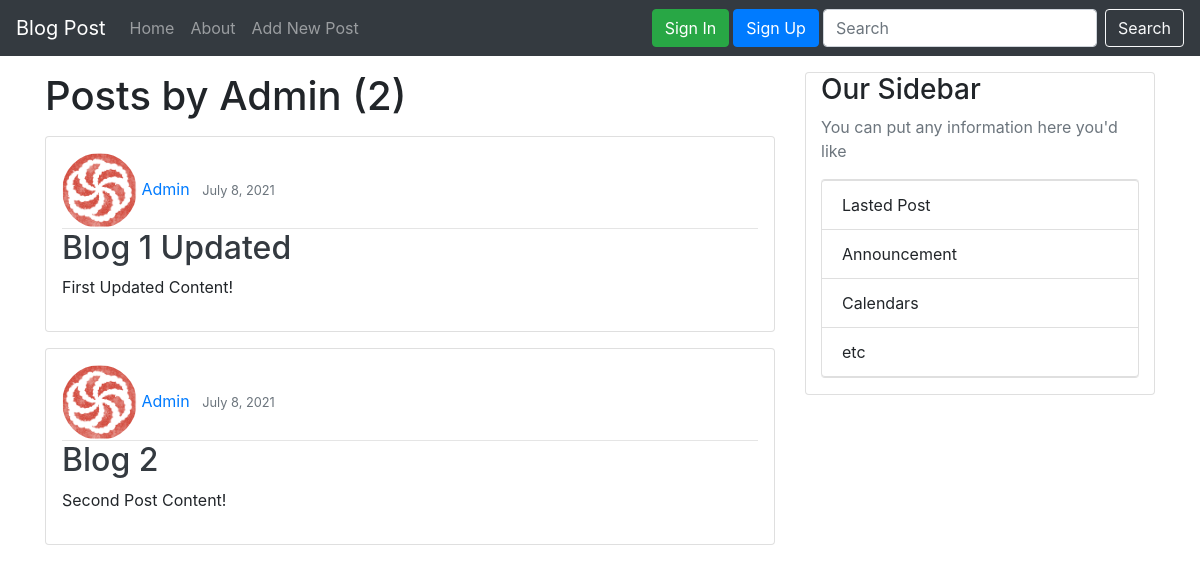
Before: /user/Admin with the older database file.
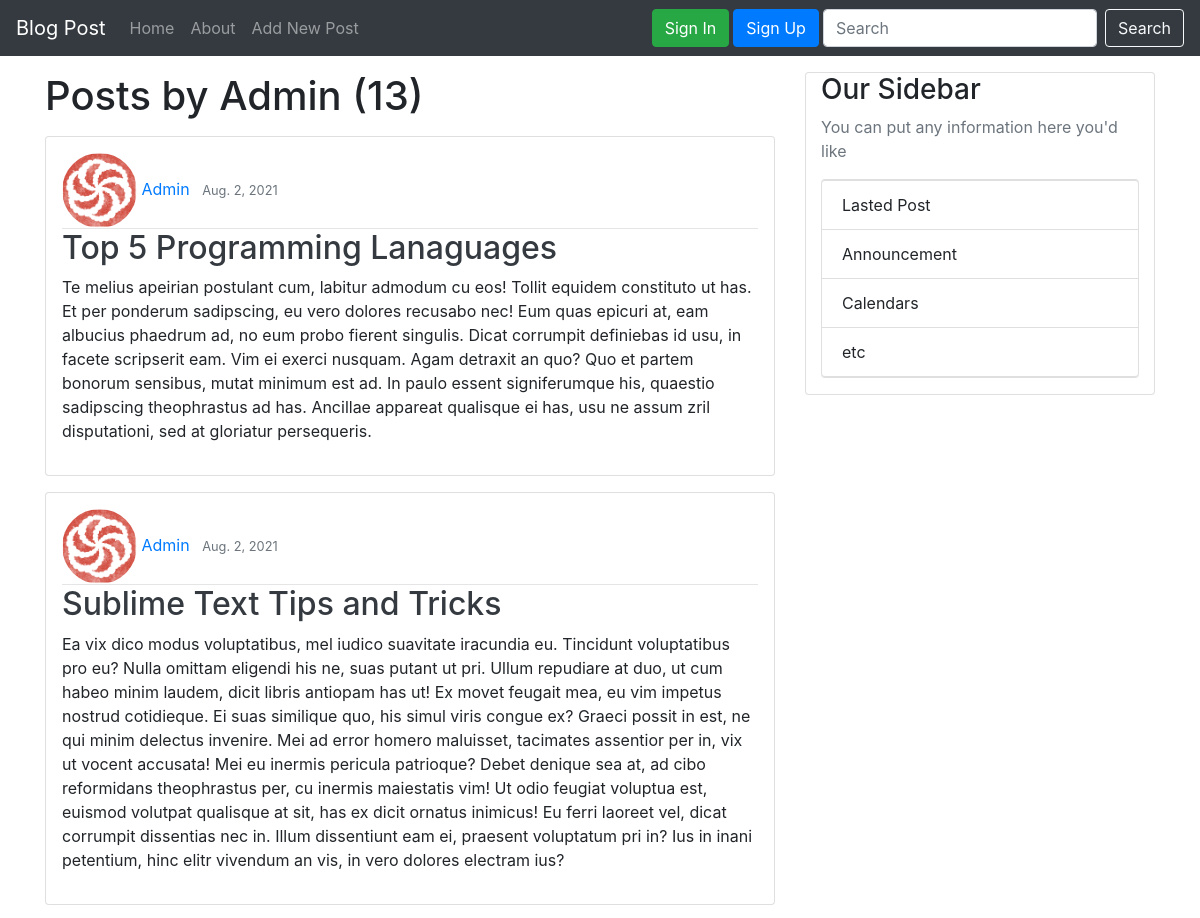
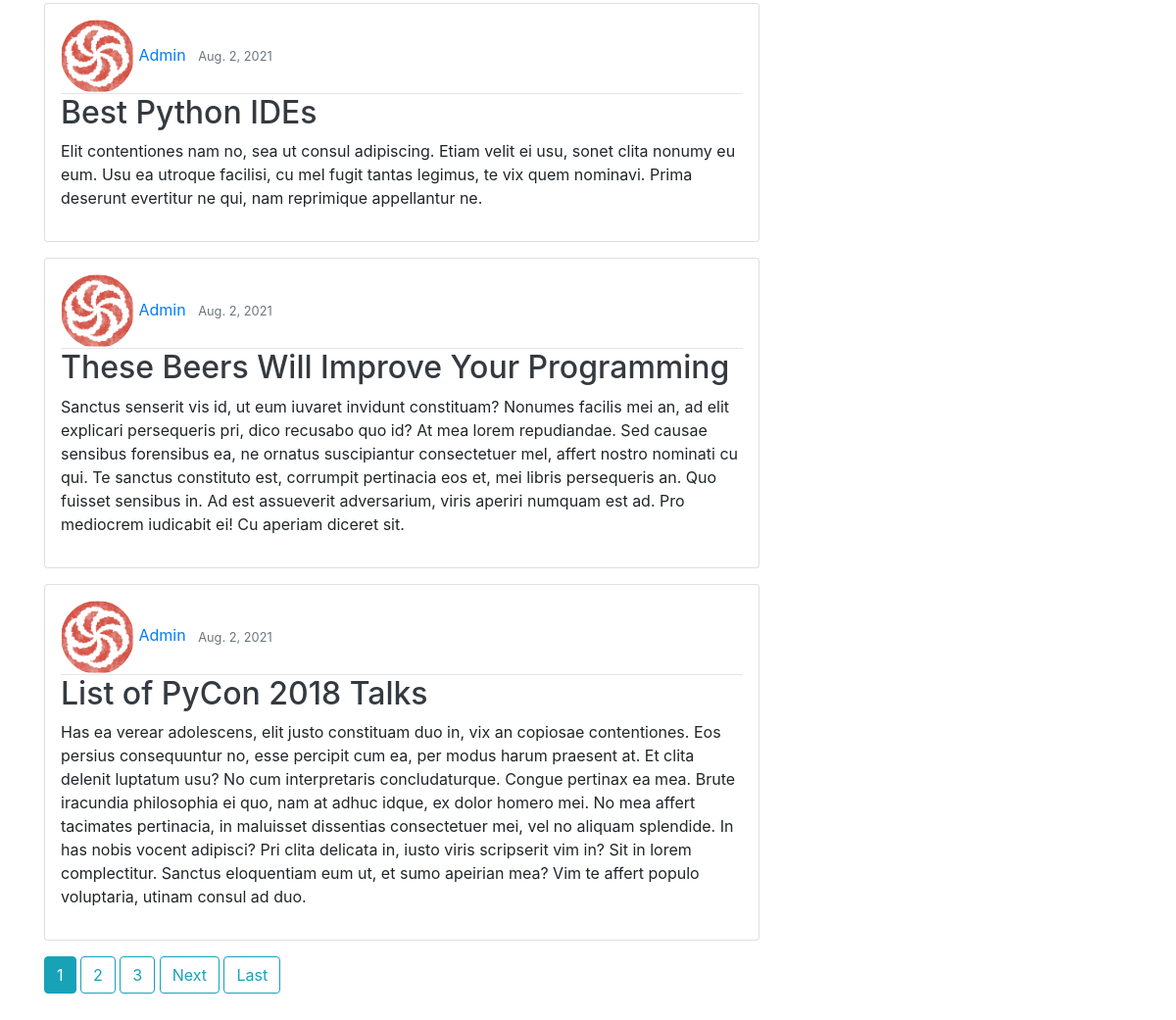
After: the same page with the newer database file (2 pictures, top to bottom).
### blog/models.py (models this page shows, shortened)
class Post(models.Model):
    title = models.CharField(max_length=250)
    content = models.TextField()
    date_posted = models.DateField(default=timezone.now)
    author = models.ForeignKey(User, on_delete=models.CASCADE)

### users/models.py (models this page shows, shortened)
class Profile(models.Model):
    user = models.OneToOneField(User, on_delete=models.CASCADE)
    image = models.ImageField(default='default.jpg', upload_to='profile_pics')

### blog/views.py (the view)
# urls.py: path('user/<str:username>', UserPostListView.as_view(), name='user-posts'),
class UserPostListView(ListView):
    model = Post
    template_name = "blog/user_posts.html"  #shuny yazmasan shablondan gozleyar
    context_object_name = 'k_post'
    paginate_by = 5  #for number under posts
    def get_queryset(self):
        user = get_object_or_404(User, username=self.kwargs.get('username'))
        return Post.objects.filter(author=user).order_by('-date_posted')

### blog/templates/blog/user_posts.html (shortened to what this page needs)
{% extends "blog/base.html" %}
{% block content %}
    <h1 class="mb-3">Posts by {{ view.kwargs.username }} ({{ page_obj.paginator.count }})</h1>
    {% for post in k_post %}
        <article class="card mb-3">
            <div class="card-body p-3 ">
                <div class="card-metadata">
                    <img src="{{ post.author.profile.image.url }}" class="userimg">
                    <a class="mr-2" href="{% url 'user-posts' post.author.username %}">{{ post.author }}</a>
                    <small class="text-muted">{{ post.date_posted }}</small>
                </div>
                <hr class="p-0 m-0">
                <h2><a class="article-title text-dark" href="{% url 'post-detail' post.id %}">{{ post.title }}</a></h2>
                <p class="article-content">{{ post.content }}</p>
            </div>
        </article>
    {% endfor %}
    {% if is_paginated %}
        {% for num in page_obj.paginator.page_range %}
            {% if page_obj.number == num %}
                <a class="btn btn-info mb-4" href="?page={{ num }}">{{ num }}</a>
            {% elif num > page_obj.number|add:'-3' and num < page_obj.number|add:'3'  %}
                <a class="btn btn-outline-info mb-4" href="?page={{ num }}">{{ num }}</a>
            {% endif %}
        {% endfor %}
        {% if page_obj.has_next %}
            <a class="btn btn-outline-info mb-4" href="?page={{ page_obj.next_page_number }}">Next</a>
            <a class="btn btn-outline-info mb-4" href="?page={{ page_obj.paginator.num_pages }}">Last</a>
        {% endif %}
    {% endif %}
{% endblock content %}

Changed rows visible on the page:
removed Post: author.profile.image (picture), author "Admin", date_posted "July 8, 2021", title "Blog 1 Updated", content "First Updated Content!"
removed Post: author.profile.image (picture), author "Admin", date_posted "July 8, 2021", title "Blog 2", content "Second Post Content!"
added Post: author.profile.image (picture), author "Admin", date_posted "Aug. 2, 2021", title "Top 5 Programming Lanaguages", content "Te melius apeirian postulant cum, labitur admodum cu eos! Tollit equidem constituto ut has. Et per ponderum sadipscing, eu vero dolores recusabo nec! Eum quas epicuri at, eam albucius phaedrum ad, no eum probo fierent singulis. Dicat corrumpit definiebas id usu, in facete scripserit eam. Vim ei exerci nusquam. Agam detraxit an quo? Quo et partem bonorum sensibus, mutat minimum est ad. In paulo essent signiferumque his, quaestio sadipscing theophrastus ad has. Ancillae appareat qualisque ei has, usu ne assum zril disputationi, sed at gloriatur persequeris."
added Post: author.profile.image (picture), author "Admin", date_posted "Aug. 2, 2021", title "Sublime Text Tips and Tricks", content "Ea vix dico modus voluptatibus, mel iudico suavitate iracundia eu. Tincidunt voluptatibus pro eu? Nulla omittam eligendi his ne, suas putant ut pri. Ullum repudiare at duo, ut cum habeo minim laudem, dicit libris antiopam has ut! Ex movet feugait mea, eu vim impetus nostrud cotidieque. Ei suas similique quo, his simul viris congue ex? Graeci possit in est, ne qui minim delectus invenire. Mei ad error homero maluisset, tacimates assentior per in, vix ut vocent accusata! Mei eu inermis pericula patrioque? Debet denique sea at, ad cibo reformidans theophrastus per, cu inermis maiestatis vim! Ut odio feugiat voluptua est, euismod volutpat qualisque at sit, has ex dicit ornatus inimicus! Eu…"
added Post: author.profile.image (picture), author "Admin", date_posted "Aug. 2, 2021", title "Best Python IDEs", content "Elit contentiones nam no, sea ut consul adipiscing. Etiam velit ei usu, sonet clita nonumy eu eum. Usu ea utroque facilisi, cu mel fugit tantas legimus, te vix quem nominavi. Prima deserunt evertitur ne qui, nam reprimique appellantur ne."
added Post: author.profile.image (picture), author "Admin", date_posted "Aug. 2, 2021", title "These Beers Will Improve Your Programming", content "Sanctus senserit vis id, ut eum iuvaret invidunt constituam? Nonumes facilis mei an, ad elit explicari persequeris pri, dico recusabo quo id? At mea lorem repudiandae. Sed causae sensibus forensibus ea, ne ornatus suscipiantur consectetuer mel, affert nostro nominati cu qui. Te sanctus constituto est, corrumpit pertinacia eos et, mei libris persequeris an. Quo fuisset sensibus in. Ad est assueverit adversarium, viris aperiri numquam est ad. Pro mediocrem iudicabit ei! Cu aperiam diceret sit."
added Post: author.profile.image (picture), author "Admin", date_posted "Aug. 2, 2021", title "List of PyCon 2018 Talks", content "Has ea verear adolescens, elit justo constituam duo in, vix an copiosae contentiones. Eos persius consequuntur no, esse percipit cum ea, per modus harum praesent at. Et clita delenit luptatum usu? No cum interpretaris concludaturque. Congue pertinax ea mea. Brute iracundia philosophia ei quo, nam at adhuc idque, ex dolor homero mei. No mea affert tacimates pertinacia, in maluisset dissentias consectetuer mei, vel no aliquam splendide. In has nobis vocent adipisci? Pri clita delicata in, iusto viris scripserit vim in? Sit in lorem complectitur. Sanctus eloquentiam eum ut, et sumo apeirian mea? Vim te affert populo voluptaria, utinam consul ad duo."
Other visible differences:
{{ page_obj.paginator.count }}: "2" → "13"
new list line: "1"
new list line: "2"
new list line: "3"
text now shown: "Next Last"
